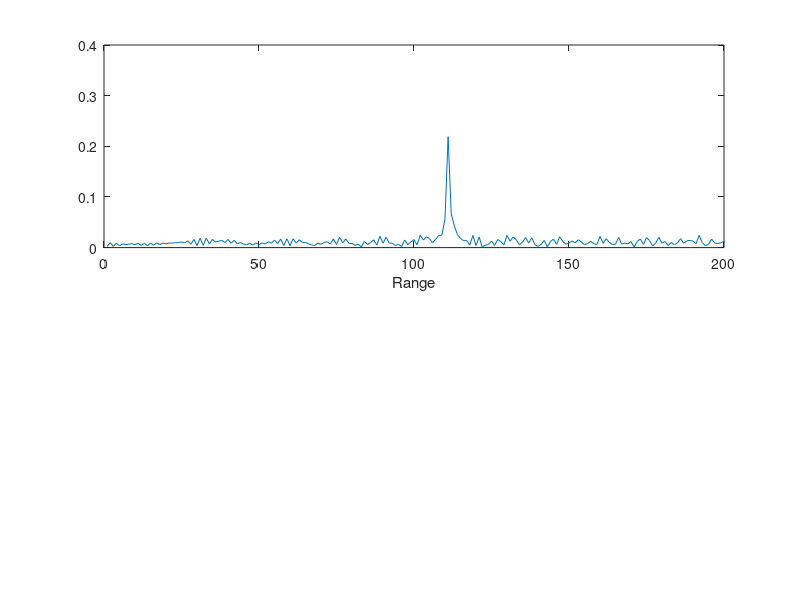
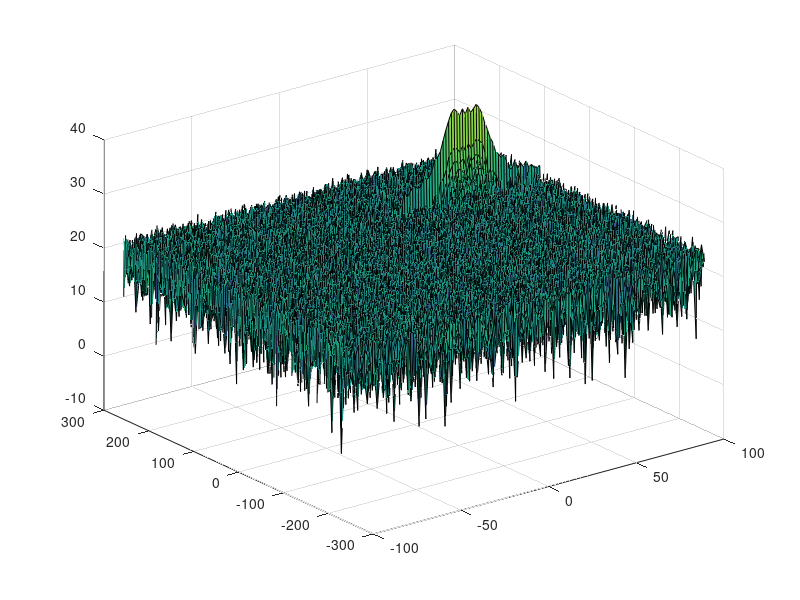
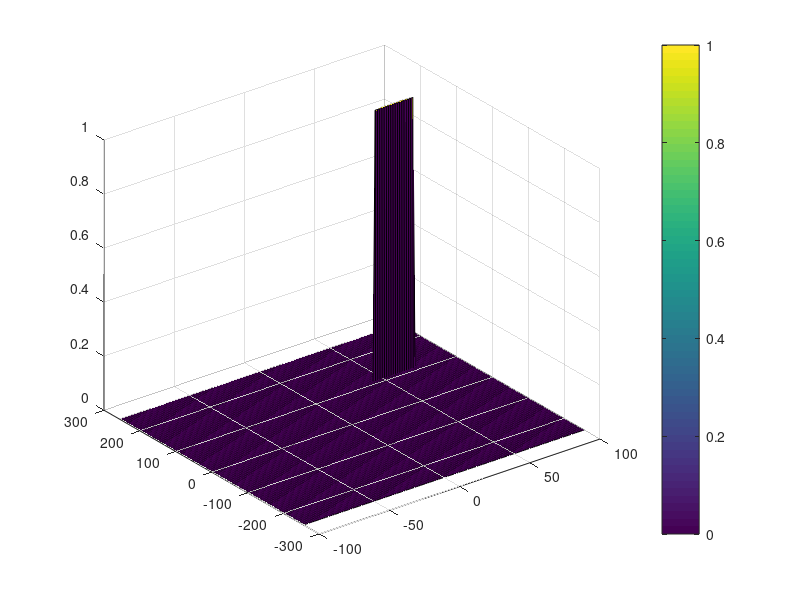

The MATLAB script that drew these images, in order:
clear all
clc;

%% Radar Specifications 
%%%%%%%%%%%%%%%%%%%%%%%%%%%
% Frequency of operation = 77GHz
% Max Range = 200m
% Range Resolution = 1 m
% Max Velocity = 100 m/s
%%%%%%%%%%%%%%%%%%%%%%%%%%%

c=3e8;  %speed of light = 3e8
%% User Defined Range and Velocity of target
% *%TODO* :
% define the target's initial position and velocity. Note : Velocity
% remains contant
R_ini=110;   %Initial Position of the Target
Vo=60;       %Initial Velocity of the Target
c=3e8;       %Speed of light
R_res=1;     %Radar Resolution
Rmax=200;    %Max Range
 


%% FMCW Waveform Generation

% *%TODO* :
%Design the FMCW waveform by giving the specs of each of its parameters.
% Calculate the Bandwidth (B), Chirp Time (Tchirp) and Slope (slope) of the FMCW
% chirp using the requirements above.
B=c/(2*R_res);  %Bandwidth of FMCW Radar
Tchirp=5.5*2*Rmax/c;
slope=B/Tchirp;


%Operating carrier frequency of Radar 
fc= 77e9;             %carrier freq

                                                          
%The number of chirps in one sequence. Its ideal to have 2^ value for the ease of running the FFT
%for Doppler Estimation. 
Nd=128;                   % #of doppler cells OR #of sent periods % number of chirps

%The number of samples on each chirp. 
Nr=1024;                  %for length of time OR # of range cells

% Timestamp for running the displacement scenario for every sample on each
% chirp
t=linspace(0,Nd*Tchirp,Nr*Nd); %total time for samples


%Creating the vectors for Tx, Rx and Mix based on the total samples input.
Tx=zeros(1,length(t)); %transmitted signal
Rx=zeros(1,length(t)); %received signal
Mix = zeros(1,length(t)); %beat signal

%Similar vectors for range_covered and time delay.
r_t=zeros(1,length(t));
td=zeros(1,length(t));


%% Signal generation and Moving Target simulation
% Running the radar scenario over the time. 

for i=1:length(t)         
    
    
    % *%TODO* :
    %For each time stamp update the Range of the Target for constant velocity. 
    r_t(i)=R_ini+Vo*t(i);     %position of the vehicle at time t
    td(i)=2*r_t(i)/c;         %Trip time of the signal
    % *%TODO* :
    %For each time sample we need update the transmitted and
    %received signal. 
    Tx(i) = cos(2*pi*(fc*t(i)+slope*0.5*t(i)^2));
    Rx(i) = cos(2*pi*(fc*(t(i)-td(i))+slope*0.5*((t(i)-td(i))^2)));
    
    % *%TODO* :
    %Now by mixing the Transmit and Receive generate the beat signal
    %This is done by element wise matrix multiplication of Transmit and
    %Receiver Signal
    Mix(i) = Tx(i).*Rx(i);
    
end

%% RANGE MEASUREMENT


 % *%TODO* :
%reshape the vector into Nr*Nd array. Nr and Nd here would also define the size of
%Range and Doppler FFT respectively.


 % *%TODO* :
%run the FFT on the beat signal along the range bins dimension (Nr) and
%normalize.

signal_fft=fft(Mix,Nr)./Nr;

 % *%TODO* :
% Take the absolute value of FFT output
signal_fft=abs(signal_fft);

 % *%TODO* :
% Output of FFT is double sided signal, but we are interested in only one side of the spectrum.
% Hence we throw out half of the samples.
signal_fft=signal_fft(1:Nr/2);


%plotting the range
figure ('Name','Range from First FFT')
subplot(2,1,1)

 % *%TODO* :
 % plot FFT output 
plot(signal_fft)
xlabel('Range');
 
axis ([0 200 0 0.4]);



%% RANGE DOPPLER RESPONSE
% The 2D FFT implementation is already provided here. This will run a 2DFFT
% on the mixed signal (beat signal) output and generate a range doppler
% map.You will implement CFAR on the generated RDM


% Range Doppler Map Generation.

% The output of the 2D FFT is an image that has reponse in the range and
% doppler FFT bins. So, it is important to convert the axis from bin sizes
% to range and doppler based on their Max values.

Mix=reshape(Mix,[Nr,Nd]);

% 2D FFT using the FFT size for both dimensions.
sig_fft2 = fft2(Mix,Nr,Nd);

% Taking just one side of signal from Range dimension.
sig_fft2 = sig_fft2(1:Nr/2,1:Nd);
sig_fft2 = fftshift (sig_fft2);
RDM = abs(sig_fft2);
RDM = 10*log10(RDM) ;

%use the surf function to plot the output of 2DFFT and to show axis in both
%dimensions
doppler_axis = linspace(-100,100,Nd);
range_axis = linspace(-200,200,Nr/2)*((Nr/2)/400);
figure,surf(doppler_axis,range_axis,RDM);

%% CFAR implementation

%Slide Window through the complete Range Doppler Map

% *%TODO* :
%Select the number of Training Cells in both the dimensions.
Tr=12;
Td=8;

% *%TODO* :
%Select the number of Guard Cells in both dimensions around the Cell under 
%test (CUT) for accurate estimation
Gr=4;
Gd=4;

% *%TODO* :
% offset the threshold by SNR value in dB
offset=10;

% *%TODO* :
%Create a vector to store noise_level for each iteration on training cells
noise_level=zeros(1,1);

%Vector to hold final signal after thresholding
Nr = Nr/2;      % since we only kept only the one side of the signal

% *%TODO* :
%design a loop such that it slides the CUT across range doppler map by
%giving margins at the edges for Training and Guard Cells.
%For every iteration sum the signal level within all the training
%cells. To sum convert the value from logarithmic to linear using db2pow
%function. Average the summed values for all of the training
%cells used. After averaging convert it back to logarithimic using pow2db.
%Further add the offset to it to determine the threshold. Next, compare the
%signal under CUT with this threshold. If the CUT level > threshold assign
%it a value of 1, else equate it to 0.

for i = Tr+Gr+1:Nr-(Tr+Gr)
    for j = Td+Gd+1:Nd-(Td+Gd)
        
        %Noise level Calculations
        noise_TG = db2pow(RDM(i-Tr-Gr:i+Tr+Gr,j-Td-Gd:j+Td+Gd));       %noise level of both training and guard cells
        noise_G = db2pow(RDM(i-Gr:i+Gr,j-Gd:j+Gd));                    %noise level of Guard cells
        noise_level = sum(noise_TG(:)) - sum(noise_G(:));              %noise level of Training cells
        
        %grid size and training cells
        gridSize=(2*Tr+2*Gr+1)*(2*Td+2*Gd+1);
        training_Cells=gridSize-(2*Gr+1)*(2*Gd+1);
        
        %Threshold
        threshold = offset + pow2db(noise_level/(training_Cells));
        
        
        CUT = RDM(i,j);
        if(CUT < threshold)
            RDM(i,j) = 0;
        else
            RDM(i, j) = 1;
        end        
    end
end


% *%TODO* :
% The process above will generate a thresholded block, which is smaller 
%than the Range Doppler Map as the CUT cannot be located at the edges of
%matrix. Hence,few cells will not be thresholded. To keep the map size same
% set those values to 0. 

 
RDM(1:Tr+Gr,:)=0;
RDM(Nr-(Tr+Gr):Nr,:)=0;
RDM(:,1:Td+Gd)=0;
RDM(:,Nd-(Td+Gd):Nd)=0;


% *%TODO* :
%display the CFAR output using the Surf function like we did for Range
%Doppler Response output.
figure,surf(doppler_axis,range_axis,RDM);
colorbar;


 
 